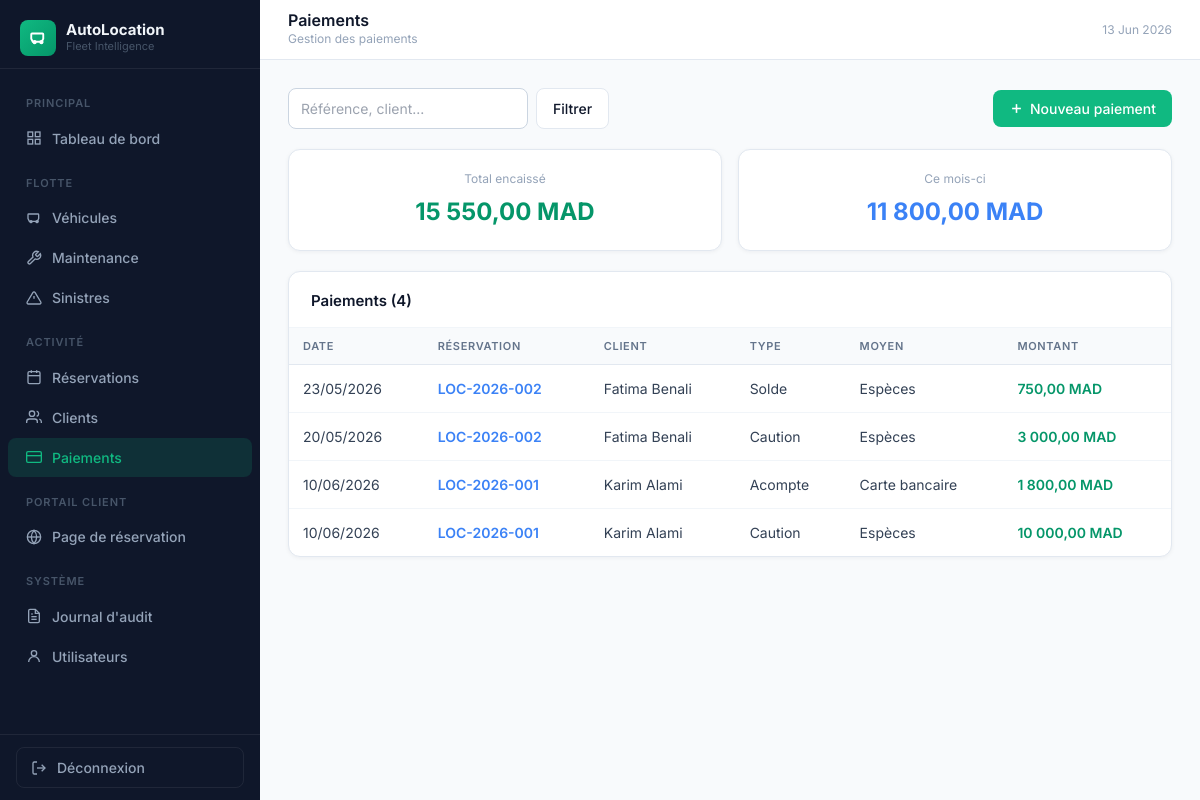
The app's page /?page=payments (signed in) with its own data.
### tables this page shows
CREATE TABLE IF NOT EXISTS `paiements` (
  `id`                    INT AUTO_INCREMENT PRIMARY KEY,
  `reservation_id`        INT           NOT NULL,
  `montant`               DECIMAL(10,2) NOT NULL,
  `type_paiement`         ENUM('espèces','carte bancaire','virement','chèque') DEFAULT 'espèces',
  `type`                  ENUM('acompte','solde','caution','remboursement','frais extra') DEFAULT 'solde',
  `reference_transaction` VARCHAR(100)  DEFAULT NULL,
  `date_paiement`         DATE          NOT NULL,
  `notes`                 TEXT          DEFAULT NULL,
  `created_at`            TIMESTAMP DEFAULT CURRENT_TIMESTAMP,
  FOREIGN KEY (`reservation_id`) REFERENCES `reservations`(`id`) ON DELETE CASCADE
);

CREATE TABLE IF NOT EXISTS `reservations` (
  `id`                   INT AUTO_INCREMENT PRIMARY KEY,
  `reference`            VARCHAR(30)   NOT NULL UNIQUE,
  `client_id`            INT           NOT NULL,
  `vehicle_id`           INT           NOT NULL,
  `statut`               ENUM('en attente','confirmée','en cours','terminée','annulée') DEFAULT 'en attente',
  `date_debut`           DATETIME      NOT NULL,
  `date_fin_prevue`      DATETIME      NOT NULL,
  `date_retour_effectif` DATETIME      DEFAULT NULL,
  `lieu_depart`          VARCHAR(150)  DEFAULT NULL,
  `lieu_retour`          VARCHAR(150)  DEFAULT NULL,
  `km_depart`            INT           DEFAULT NULL,
  `km_retour`            INT           DEFAULT NULL,
  `prix_jour`            DECIMAL(10,2) DEFAULT NULL,
  `nb_jours`             INT           DEFAULT NULL,
  `caution`              DECIMAL(10,2) DEFAULT 0.00,
  `montant_total`        DECIMAL(10,2) DEFAULT NULL,
  `frais_extra`          DECIMAL(10,2) DEFAULT 0.00,
  `commentaire`          TEXT          DEFAULT NULL,
  `created_by`           INT           DEFAULT NULL,
  `created_at`           TIMESTAMP DEFAULT CURRENT_TIMESTAMP,
  FOREIGN KEY (`client_id`)  REFERENCES `clients`(`id`),
  FOREIGN KEY (`vehicle_id`) REFERENCES `vehicles`(`id`),
  FOREIGN KEY (`created_by`) REFERENCES `users`(`id`) ON DELETE SET NULL
);

CREATE TABLE IF NOT EXISTS `clients` (
  `id`                INT AUTO_INCREMENT PRIMARY KEY,
  `nom`               VARCHAR(100) NOT NULL,
  `prenom`            VARCHAR(100) NOT NULL,
  `email`             VARCHAR(150) DEFAULT NULL,
  `telephone`         VARCHAR(20)  DEFAULT NULL,
  `adresse`           TEXT         DEFAULT NULL,
  `ville`             VARCHAR(100) DEFAULT NULL,
  `cin`               VARCHAR(30)  DEFAULT NULL UNIQUE,
  `permis_numero`     VARCHAR(50)  DEFAULT NULL,
  `permis_categorie`  VARCHAR(20)  DEFAULT 'B',
  `permis_expiration` DATE         DEFAULT NULL,
  `type_client`       ENUM('particulier','entreprise') DEFAULT 'particulier',
  `entreprise`        VARCHAR(150) DEFAULT NULL,
  `statut`            ENUM('actif','suspendu','liste_noire') DEFAULT 'actif',
  `notes`             TEXT         DEFAULT NULL,
  `created_at`        TIMESTAMP DEFAULT CURRENT_TIMESTAMP
);

### app/Core/Controller.php (called while the page is built, shortened)
<?php
abstract class Controller
{
    public function __construct(\PDO $db)
    {
        $this->db = $db;
    }
    protected function view(string $template, array $viewData = []): void
    {
        extract($viewData);
        $tplFile = APP_PATH . '/views/' . $template . '.php';
        require $tplFile;
    }
    protected function query(string $key, mixed $default = ''): mixed
    {
        return $_GET[$key] ?? $default;
    }
}

### app/Controllers/PaymentController.php (called while the page is built, shortened)
<?php
class PaymentController extends Controller
{
    private Payment  $paymentModel;
    public function __construct(\PDO $db)
    {
        $this->paymentModel = new Payment($db);
    }
    public function index(): void
    {
        $search = trim($this->query('search'));
        $page   = max(1, (int)$this->query('p', 1));
        $result = $this->paymentModel->paginatedList($search, 15, $page);
        $totalAll = (float)$this->db->query("SELECT COALESCE(SUM(montant),0) FROM paiements")->fetchColumn();
        $totalMonth = (float)$this->db->query(
            "SELECT COALESCE(SUM(montant),0) FROM paiements WHERE MONTH(date_paiement)=MONTH(NOW()) AND YEAR(date_paiement)=YEAR(NOW())"
        )->fetchColumn();
        $this->view('payments/index', array_merge($result, compact('search', 'flash', 'totalAll', 'totalMonth')));
    }
}

### app/Core/Router.php (called while the page is built, shortened)
<?php
class Router
{
    private array $routes = [];
    public function add(string $method, string $page, string $controller, string $action): void
    {
        $this->routes[strtoupper($method)][$page] = [$controller, $action];
    }
    public function dispatch(\PDO $db): void
    {
        $page   = trim($_GET['page'] ?? '', '/');
        $method = strtoupper($_SERVER['REQUEST_METHOD']);
        $handler = $this->routes[$method][$page]
                ?? $this->routes['GET'][$page]
                ?? null;
        [$controllerClass, $action] = $handler;
        $controller = new $controllerClass($db);
        $controller->$action();
    }
}

### index.php (called while the page is built, shortened)
<?php
require_once __DIR__ . '/config/database.php';
spl_autoload_register(function (string $class): void {
    $file = APP_PATH . '/app/' . str_replace('\\', '/', substr($class, 4)) . '.php';
});
$db = (new Database())->getConnection();
$router = new App\Core\Router();
$router->dispatch($db);

### config/database.php (called while the page is built, shortened)
<?php
function h(mixed $v): string { return htmlspecialchars((string)$v, ENT_QUOTES, 'UTF-8'); }

### app/Core/Model.php (called while the page is built, shortened)
<?php
abstract class Model
{
    public function __construct(\PDO $db)
    {
        $this->db = $db;
    }
}

### app/Models/Payment.php (called while the page is built, shortened)
<?php
class Payment extends Model
{
    public function paginatedList(string $search, int $perPage, int $page): array
    {
        $where  = ['1=1'];
        $params = [];
        $whereStr = implode(' AND ', $where);
        $cntStmt  = $this->db->prepare(
            "SELECT COUNT(*) FROM paiements p
             JOIN reservations r ON r.id = p.reservation_id
             JOIN clients c ON c.id = r.client_id
             WHERE $whereStr"
        );
        $cntStmt->execute($params);
        $total  = (int)$cntStmt->fetchColumn();
        $pages  = max(1, (int)ceil($total / $perPage));
        $page   = max(1, min($page, $pages));
        $offset = ($page - 1) * $perPage;
        $stmt = $this->db->prepare(
            "SELECT p.*, r.reference, c.nom AS client_nom, c.prenom AS client_prenom
             FROM paiements p
             JOIN reservations r ON r.id = p.reservation_id
             JOIN clients c ON c.id = r.client_id
             WHERE $whereStr
             ORDER BY p.id DESC
             LIMIT $perPage OFFSET $offset"
        );
        $stmt->execute($params);
        return ['rows' => $stmt->fetchAll(), 'total' => $total, 'per_page' => $perPage, 'page' => $page, 'pages' => $pages, 'offset' => $offset];
    }
}

### views/payments/index.php (the view, shortened to what this page needs)
<div style="display:flex;justify-content:space-between;align-items:center;margin-bottom:20px;flex-wrap:wrap;gap:12px;">
  <form method="GET" action="<?= BASE_URL ?>/" style="display:flex;gap:8px;flex-wrap:wrap;">
    <input type="text" name="search" value="<?= h($search) ?>" placeholder="Référence, client..." class="form-control" style="width:240px;">
    <button type="submit" class="btn btn-outline">Filtrer</button>
  </form>
  <a href="<?= BASE_URL ?>/?page=payments/add" class="btn btn-emerald">
    <svg width="15" height="15" fill="none" stroke="currentColor" stroke-width="2.5" viewBox="0 0 24 24"><line x1="12" y1="5" x2="12" y2="19"/><line x1="5" y1="12" x2="19" y2="12"/></svg>
    Nouveau paiement
  </a>
</div>
<div style="display:grid;grid-template-columns:1fr 1fr;gap:16px;margin-bottom:20px;">
  <div class="card">
    <div class="card-body" style="text-align:center;padding:20px;">
      <div style="font-size:12px;color:#94a3b8;margin-bottom:6px;">Total encaissé</div>
      <div style="font-size:24px;font-weight:700;color:#059669;"><?= number_format($totalAll,2,',',' ') ?> MAD</div>
    </div>
  </div>
  <div class="card">
    <div class="card-body" style="text-align:center;padding:20px;">
      <div style="font-size:12px;color:#94a3b8;margin-bottom:6px;">Ce mois-ci</div>
      <div style="font-size:24px;font-weight:700;color:#3b82f6;"><?= number_format($totalMonth,2,',',' ') ?> MAD</div>
    </div>
  </div>
</div>
<div class="card">
  <div class="card-header"><span class="card-title">Paiements (<?= $total ?>)</span></div>
  <div style="overflow-x:auto;">
    <table class="data-table">
      <thead>
        <tr><th>Date</th><th>Réservation</th><th>Client</th><th>Type</th><th>Moyen</th><th>Montant</th></tr>
      </thead>
      <tbody>
        <?php foreach ($rows as $r): ?>
        <tr>
          <td><?= date('d/m/Y', strtotime($r['date_paiement'])) ?></td>
          <td><a href="<?= BASE_URL ?>/?page=reservations/show&id=<?= $r['reservation_id'] ?>" style="color:#3b82f6;font-weight:600;"><?= h($r['reference']??'#'.$r['reservation_id']) ?></a></td>
          <td><?= h(($r['client_prenom']??'').' '.($r['client_nom']??'')) ?></td>
          <td><?= h(ucfirst($r['type']??'')) ?></td>
          <td><?= h(ucfirst($r['type_paiement']??'')) ?></td>
          <td style="font-weight:600;color:#059669;"><?= number_format($r['montant'],2,',',' ') ?> MAD</td>
        </tr>
        <?php endforeach; ?>
      </tbody>
    </table>
  </div>
</div>

### views/layouts/admin.php (style rules this page uses)
* { font-family: 'Inter', sans-serif; }
body { background: #f8fafc; }
.card { background:#fff; border-radius:12px; border:1px solid #e2e8f0; box-shadow:0 1px 4px rgba(15,23,42,.05); }
.card-header { padding:18px 22px 14px; border-bottom:1px solid #f1f5f9; display:flex; align-items:center; justify-content:space-between; }
.card-body { padding:20px 22px; }
.card-title { font-size:15px; font-weight:600; color:#0f172a; }
.btn { display:inline-flex; align-items:center; gap:6px; padding:8px 16px; border-radius:8px; font-size:14px; font-weight:500; cursor:pointer; text-decoration:none; border:none; transition:all .15s; }
.btn-emerald { background:#10b981; color:#fff; }
.btn-outline { background:#fff; color:#0f172a; border:1px solid #e2e8f0; }
.data-table { width:100%; border-collapse:collapse; }
.data-table thead th { font-size:11px; font-weight:600; text-transform:uppercase; letter-spacing:.06em; color:#64748b; padding:10px 14px; text-align:left; background:#f8fafc; border-bottom:1px solid #e2e8f0; }
.data-table tbody td { padding:13px 14px; font-size:14px; color:#334155; border-bottom:1px solid #f1f5f9; }
.data-table tbody tr:last-child td { border-bottom:none; }
.form-control { width:100%; padding:9px 12px; border:1px solid #cbd5e1; border-radius:8px; font-size:14px; color:#0f172a; outline:none; transition:border .15s; background:#fff; }

### records on screen
paiements: date_paiement "23/05/2026", reservation.reference "LOC-2026-002", clients.prenom+nom "Fatima Benali", type "Solde", type_paiement "Espèces", montant "750,00"
paiements: date_paiement "20/05/2026", reservation.reference "LOC-2026-002", clients.prenom+nom "Fatima Benali", type "Caution", type_paiement "Espèces", montant "3 000,00"
paiements: date_paiement "10/06/2026", reservation.reference "LOC-2026-001", clients.prenom+nom "Karim Alami", type "Acompte", type_paiement "Carte bancaire", montant "1 800,00"
paiements: date_paiement "10/06/2026", reservation.reference "LOC-2026-001", clients.prenom+nom "Karim Alami", type "Caution", type_paiement "Espèces", montant "10 000,00"

### other values on screen
$pageTitle "Paiements"
$pageBreadcrumb "Gestion des paiements"
$totalAll "15 550,00"
$totalMonth "11 800,00"
$total "4"
